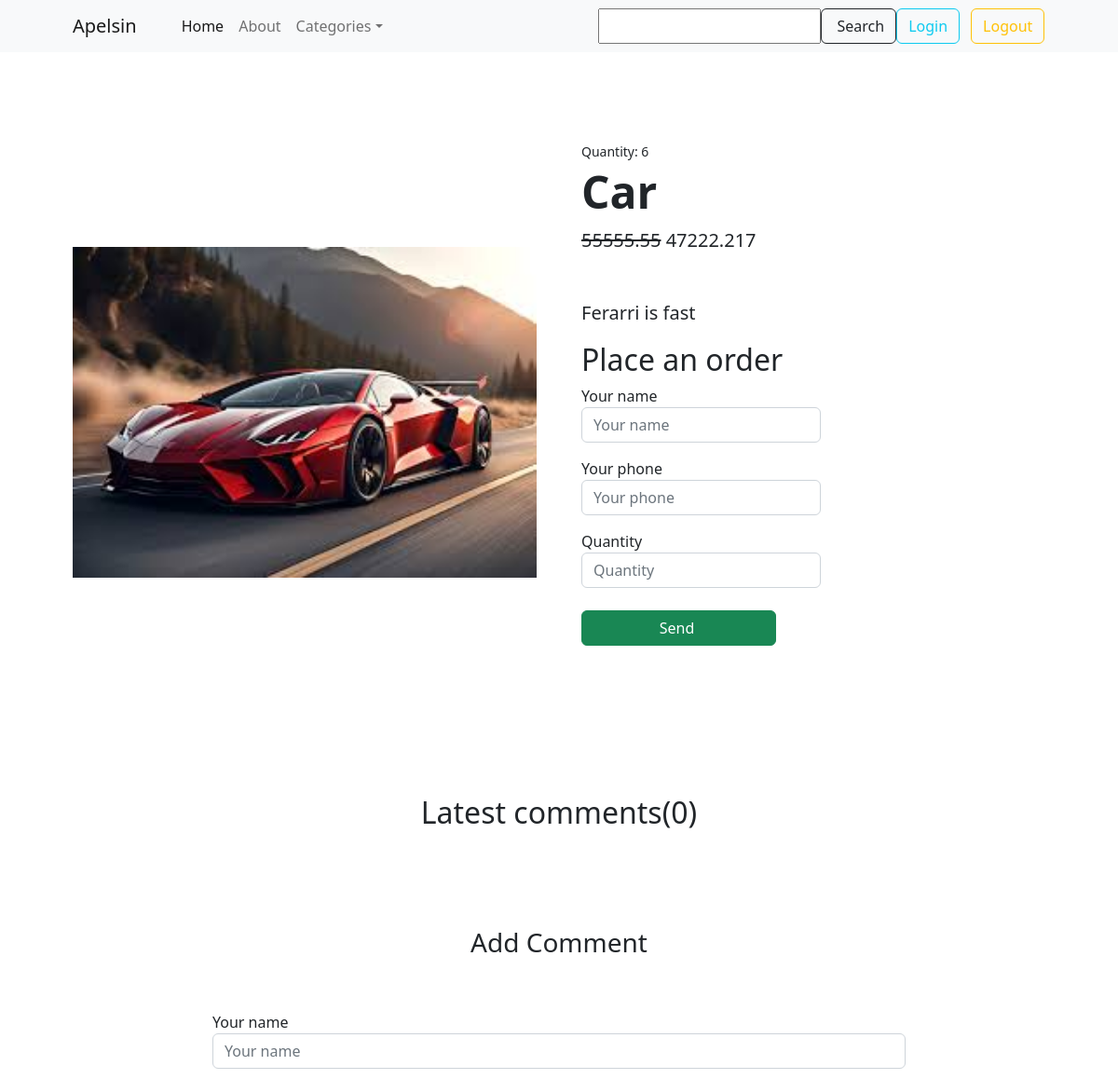
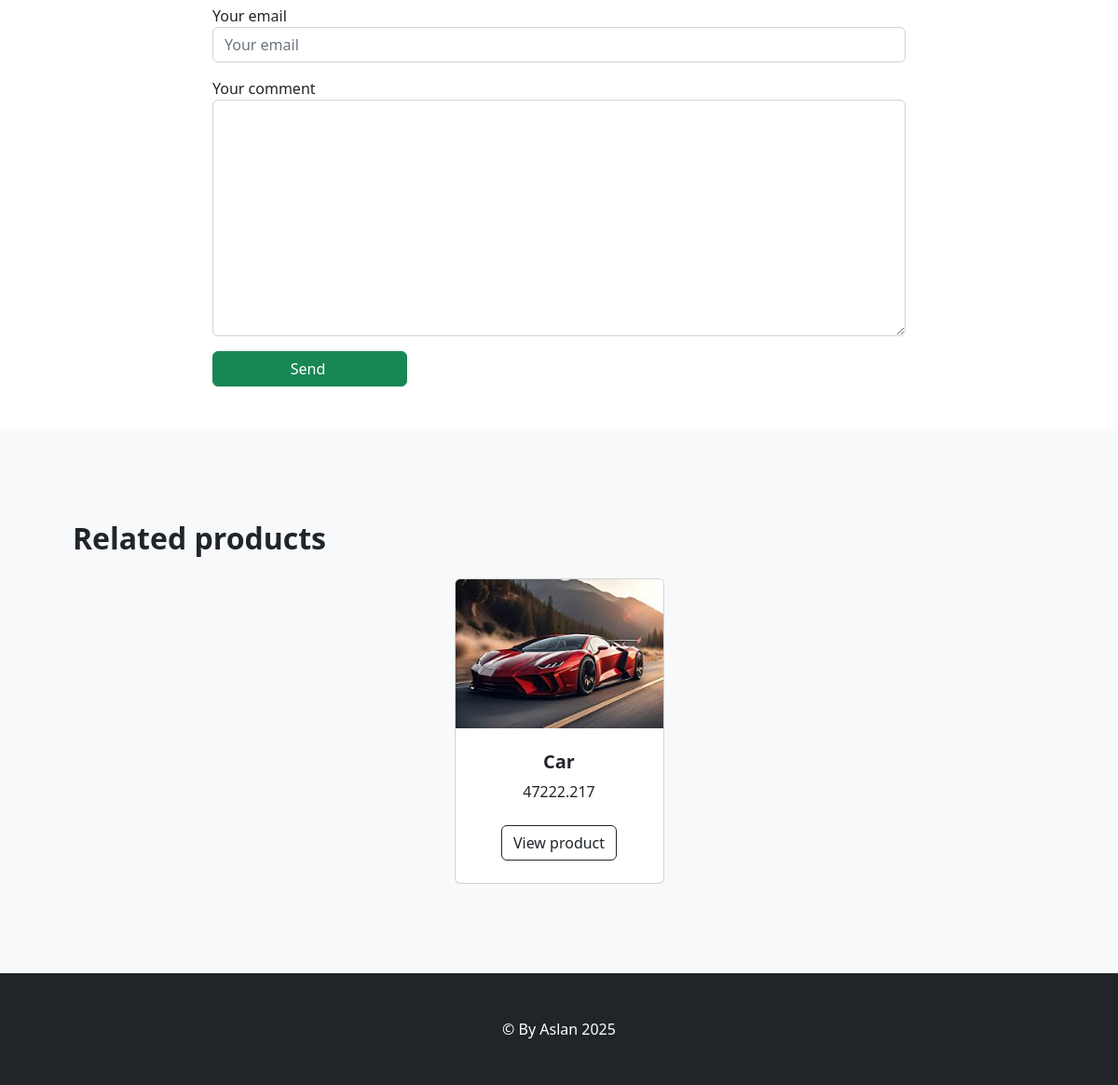
/apelsin/product_about/10/, run on an earlier commit of the app's database (2 pictures, top to bottom).
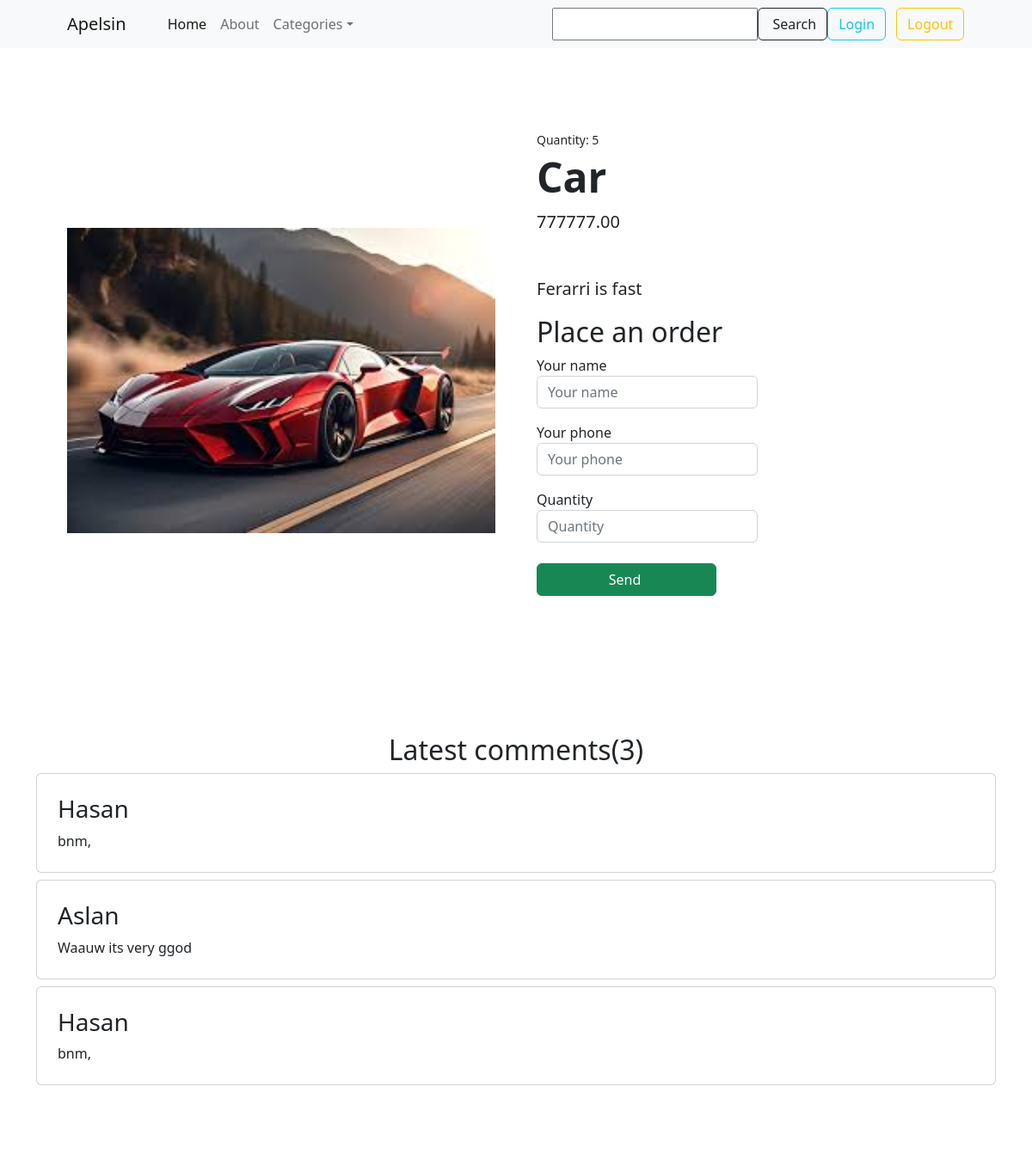
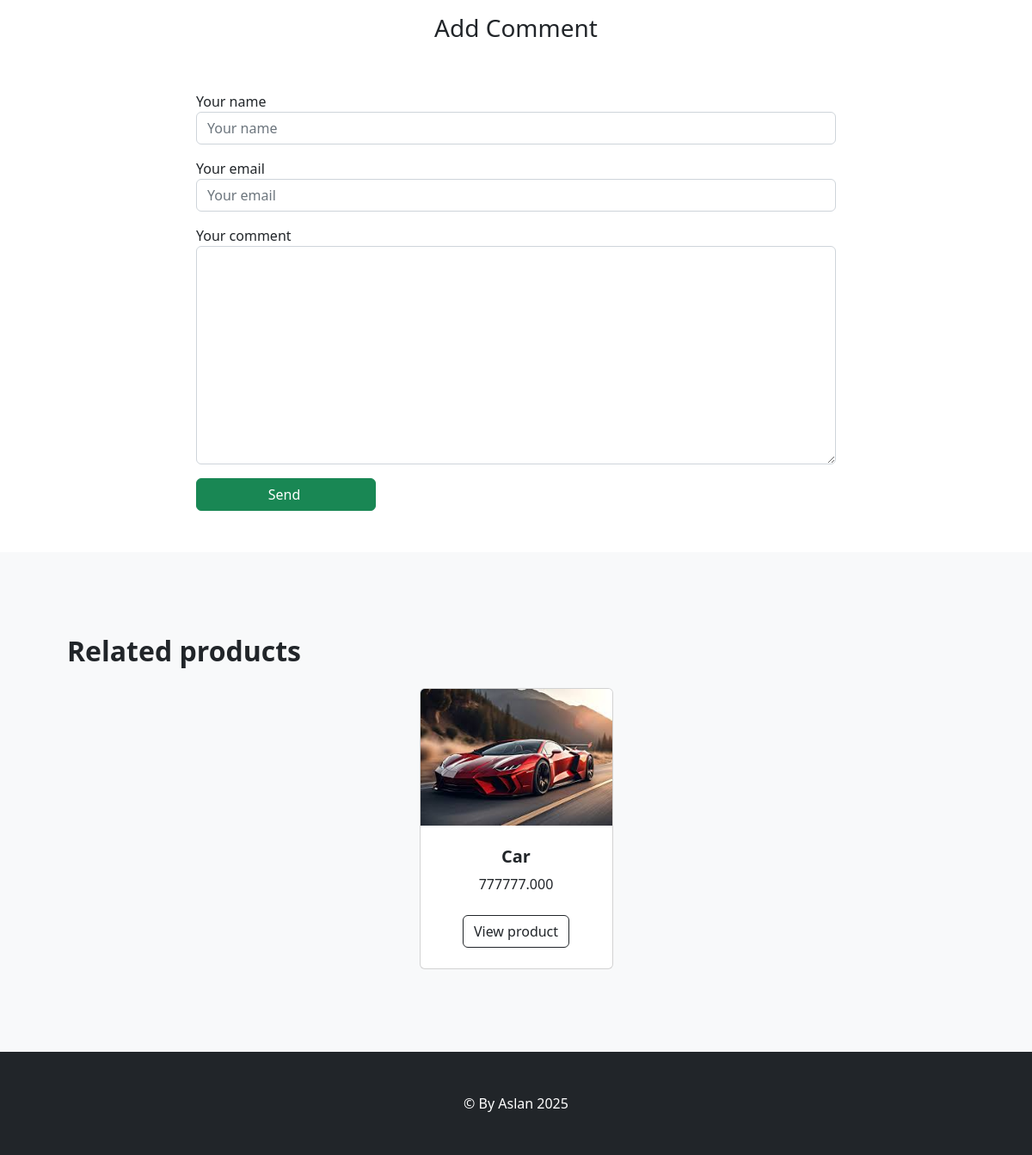
And on a later commit of the database (2 pictures, top to bottom).
### shop/models.py (models this page shows, shortened)
class BaseModel(models.Model):
    created_at = models.DateTimeField(auto_now_add=True)
    updated_at = models.DateTimeField(auto_now=True)
    class Meta:
        abstract = True

class Product(BaseModel):
    class RatingChoices(models.IntegerChoices):
        ONE = 1
        TWO = 2
        THREE = 3
        FOUR = 4
        FIVE = 5
    name = models.CharField(max_length=100)
    price = models.DecimalField(max_digits=10, decimal_places=2)
    description = models.TextField(null=True, blank=True)
    discount = models.PositiveIntegerField(default=0)
    image = models.ImageField(upload_to='media/products', null=False, blank=False)
    quantity = models.PositiveIntegerField(default=1)
    rating = models.PositiveIntegerField(choices=RatingChoices.choices, default=RatingChoices.ONE)
    category_id = models.ForeignKey(Category, on_delete=models.CASCADE,related_name='products')
    @property
    def image_url(self):
        return self.image.url
    @property
    def discounted_price(self):
        if self.discount > 0:
            self.price = Decimal(self.price) * Decimal((1 - self.discount / 100))
        return Decimal(self.price).quantize(Decimal('0.001'))

class Comment(BaseModel):
    full_name = models.CharField(max_length=100)
    email = models.EmailField()
    comment = models.TextField(null=True, blank=True)
    product = models.ForeignKey(Product, on_delete=models.CASCADE, related_name='comments', null=True, blank=True)
    is_negative = models.BooleanField(default=False)
    class Meta:
        ordering = ['-created_at']

### shop/views.py (the view)
# urls.py: path('product_about/<int:pk>/', views.ProductDetailView.as_view(), name='product_detail'),
class ProductDetailView(DetailView):
    model = Product
    template_name = 'shop/detail.html'
    def get_context_data(self, **kwargs):
        context = super().get_context_data(**kwargs)
        products = get_object_or_404(Product, id=self.kwargs['pk'])
        context['products'] = products
        context['comments'] = Comment.objects.filter(product=products, is_negative=False)
        context['related_products'] = Product.objects.filter(category_id=products.category_id)
        return context

### templates/shop/detail.html (shortened to what the changed rows need)
{% extends 'shop/base/base.html' %}
{% load static %}
{% block detail_content %}
<section class="py-5">
    <div class="container px-4 px-lg-5 my-5">
        <div class="row gx-4 gx-lg-5 align-items-center">
            <div class="col-md-6"><img class="card-img-top mb-5 mb-md-0" src="{{ products.image_url }}" alt="..." /></div>
            <div class="col-md-6">
                        <div class="small mb-1">Quantity: {{ products.quantity }}</div>
                        <h1 class="display-5 fw-bolder">{{ products.name }}</h1>
                        <div class="fs-5 mb-5">
                            {% if products.discount != 0%}
                            <span class="text-decoration-line-through">{{ products.price }}</span>
                            <span>{{ products.discounted_price}}</span>
                            {% else %}
                            <span>{{ products.price }}</span>
                            {% endif %}
                        </div>
                        <p class="lead">{{ products.description }}</p>
                        <div class="d-flex">
                            <form id="order" method="get" action="{% url 'order_detail' products.id %}">
                                <div class="form-group">
                                    <h2>Place an order</h2>
                                </div>
                              </form>
                        </div>
                    </div>
                </div>
            </div>
        </section>
        <div class="container mt-4 mb-4">
            <div class="row">
                <div class="col-12">
                    <div class="text-center">
                        <h2>Latest comments({{ products.comments.count }})</h2>
                    </div>
                    {% for comment in comments %}
                    <div class="media card p-4 mt-2">
                        <div class="media-body">
                          <h3 class="mt-0">{{ comment.full_name }}</h3>
                           {{ comment.comment }}
                        </div>
                    </div>
                    {% endfor %}
                    </div>
                </div>
                </div>
        <section class="py-5 bg-light">
            <div class="container px-4 px-lg-5 mt-5">
                <h2 class="fw-bolder mb-4">Related products</h2>
                <div class="row gx-4 gx-lg-5 row-cols-2 row-cols-md-3 row-cols-xl-4 justify-content-center">
                    {% for product in related_products %}
                    <div class="col mb-5">
                        <div class="card h-100">
                            <img class="card-img-top" src="{{ product.image_url }}" alt="..." />
                            <div class="card-body p-4">
                                <div class="text-center">
                                    <h5 class="fw-bolder">{{ product.name }}</h5>
                                    {{ product.discounted_price }}
                                </div>
                            </div>
                            <div class="card-footer p-4 pt-0 border-top-0 bg-transparent">
                                <div class="text-center"><a class="btn btn-outline-dark mt-auto" href="{% url 'product_detail' product.id %}">View product</a></div>
                            </div>
                        </div>
                    </div>
                    {% endfor %}
                </div>
            </div>
        </section>
{% endblock %}

What changed in the data, as far as the page shows it:
changed Product "Car": quantity "6" → "5"; discount 15 → 0 (drawn); comments.count "0" → "3"; discounted_price "47222.217" → "777777.000"; price "55555.55" → "777777.00"; discounted_price "47222.217" → (not shown)
added Comment: full_name "Hasan", comment "bnm,"
added Comment: full_name "Aslan", comment "Waauw its very ggod"
added Comment: full_name "Hasan", comment "bnm,"
